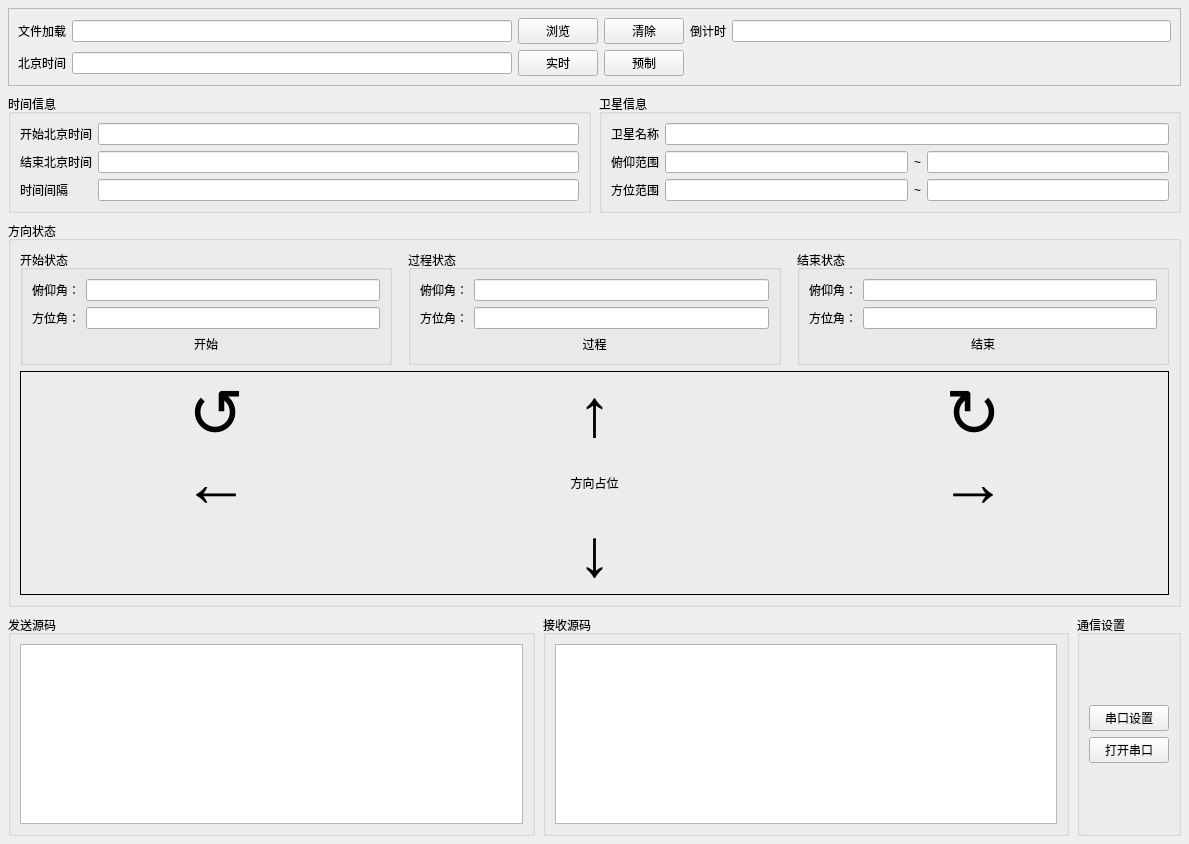
<?xml version="1.0" encoding="UTF-8"?>
<ui version="4.0">
 <class>TaskTrajectoryDisplay</class>
 <widget class="QWidget" name="TaskTrajectoryDisplay">
  <property name="geometry">
   <rect>
    <x>0</x>
    <y>0</y>
    <width>1189</width>
    <height>844</height>
   </rect>
  </property>
  <property name="windowTitle">
   <string>任务轨迹显示界面</string>
  </property>
  <layout class="QVBoxLayout" name="verticalLayoutMain">
   <property name="spacing">
    <number>8</number>
   </property>
   <property name="leftMargin">
    <number>8</number>
   </property>
   <property name="topMargin">
    <number>8</number>
   </property>
   <property name="rightMargin">
    <number>8</number>
   </property>
   <property name="bottomMargin">
    <number>8</number>
   </property>
   <item>
    <widget class="QFrame" name="frameTopControl">
     <property name="frameShape">
      <enum>QFrame::StyledPanel</enum>
     </property>
     <property name="frameShadow">
      <enum>QFrame::Raised</enum>
     </property>
     <layout class="QGridLayout" name="gridLayoutTopControl" columnstretch="0,0,0,0,0,0">
      <property name="spacing">
       <number>6</number>
      </property>
      <item row="0" column="0">
       <widget class="QLabel" name="labelFileLoad">
        <property name="text">
         <string>文件加载</string>
        </property>
       </widget>
      </item>
      <item row="0" column="1">
       <widget class="QLineEdit" name="editFilePath"/>
      </item>
      <item row="0" column="2">
       <widget class="QPushButton" name="btnBrowseFile">
        <property name="text">
         <string>浏览</string>
        </property>
       </widget>
      </item>
      <item row="0" column="3">
       <widget class="QPushButton" name="btnClearFile">
        <property name="text">
         <string>清除</string>
        </property>
       </widget>
      </item>
      <item row="0" column="4">
       <widget class="QLabel" name="labelCountdown">
        <property name="text">
         <string>倒计时</string>
        </property>
       </widget>
      </item>
      <item row="0" column="5">
       <widget class="QLineEdit" name="editCountdown">
        <property name="minimumSize">
         <size>
          <width>90</width>
          <height>0</height>
         </size>
        </property>
       </widget>
      </item>
      <item row="1" column="0">
       <widget class="QLabel" name="labelBeijingTime">
        <property name="text">
         <string>北京时间</string>
        </property>
       </widget>
      </item>
      <item row="1" column="1">
       <widget class="QLineEdit" name="editBeijingTime"/>
      </item>
      <item row="1" column="2">
       <widget class="QPushButton" name="btnRealtime">
        <property name="text">
         <string>实时</string>
        </property>
       </widget>
      </item>
      <item row="1" column="3">
       <widget class="QPushButton" name="btnPreset">
        <property name="text">
         <string>预制</string>
        </property>
       </widget>
      </item>
      <item row="1" column="4" colspan="2">
       <spacer name="horizontalSpacerTop">
        <property name="orientation">
         <enum>Qt::Horizontal</enum>
        </property>
        <property name="sizeHint" stdset="0">
         <size>
          <width>40</width>
          <height>20</height>
         </size>
        </property>
       </spacer>
      </item>
     </layout>
    </widget>
   </item>
   <item>
    <layout class="QHBoxLayout" name="horizontalLayoutInfoRow">
     <property name="spacing">
      <number>8</number>
     </property>
     <item>
      <widget class="QGroupBox" name="groupTimeInfo">
       <property name="title">
        <string>时间信息</string>
       </property>
       <layout class="QGridLayout" name="gridLayoutTimeInfo" columnstretch="0,0">
        <item row="0" column="0">
         <widget class="QLabel" name="labelStartBeijingTime">
          <property name="text">
           <string>开始北京时间</string>
          </property>
         </widget>
        </item>
        <item row="0" column="1">
         <widget class="QLineEdit" name="editStartBeijingTime"/>
        </item>
        <item row="1" column="0">
         <widget class="QLabel" name="labelEndBeijingTime">
          <property name="text">
           <string>结束北京时间</string>
          </property>
         </widget>
        </item>
        <item row="1" column="1">
         <widget class="QLineEdit" name="editEndBeijingTime"/>
        </item>
        <item row="2" column="0">
         <widget class="QLabel" name="labelTimeInterval">
          <property name="text">
           <string>时间间隔</string>
          </property>
         </widget>
        </item>
        <item row="2" column="1">
         <widget class="QLineEdit" name="editTimeInterval"/>
        </item>
       </layout>
      </widget>
     </item>
     <item>
      <widget class="QGroupBox" name="groupSatelliteInfo">
       <property name="title">
        <string>卫星信息</string>
       </property>
       <layout class="QGridLayout" name="gridLayoutSatelliteInfo" columnstretch="0,0,0,0">
        <item row="0" column="0">
         <widget class="QLabel" name="labelSatelliteName">
          <property name="text">
           <string>卫星名称</string>
          </property>
         </widget>
        </item>
        <item row="0" column="1" colspan="3">
         <widget class="QLineEdit" name="editSatelliteName"/>
        </item>
        <item row="1" column="0">
         <widget class="QLabel" name="labelPitchRange">
          <property name="text">
           <string>俯仰范围</string>
          </property>
         </widget>
        </item>
        <item row="1" column="1">
         <widget class="QLineEdit" name="editPitchRangeMin"/>
        </item>
        <item row="1" column="2">
         <widget class="QLabel" name="labelPitchRangeTo">
          <property name="text">
           <string>~</string>
          </property>
          <property name="alignment">
           <set>Qt::AlignCenter</set>
          </property>
         </widget>
        </item>
        <item row="1" column="3">
         <widget class="QLineEdit" name="editPitchRangeMax"/>
        </item>
        <item row="2" column="0">
         <widget class="QLabel" name="labelAzimuthRange">
          <property name="text">
           <string>方位范围</string>
          </property>
         </widget>
        </item>
        <item row="2" column="1">
         <widget class="QLineEdit" name="editAzimuthRangeMin"/>
        </item>
        <item row="2" column="2">
         <widget class="QLabel" name="labelAzimuthRangeTo">
          <property name="text">
           <string>~</string>
          </property>
          <property name="alignment">
           <set>Qt::AlignCenter</set>
          </property>
         </widget>
        </item>
        <item row="2" column="3">
         <widget class="QLineEdit" name="editAzimuthRangeMax"/>
        </item>
       </layout>
      </widget>
     </item>
    </layout>
   </item>
   <item>
    <widget class="QGroupBox" name="groupDirectionStatus">
     <property name="title">
      <string>方向状态</string>
     </property>
     <layout class="QVBoxLayout" name="verticalLayoutDirectionStatus">
      <item>
       <layout class="QHBoxLayout" name="horizontalLayoutStatusGroups">
        <property name="spacing">
         <number>16</number>
        </property>
        <item>
         <widget class="QGroupBox" name="groupStartStatus">
          <property name="title">
           <string>开始状态</string>
          </property>
          <layout class="QGridLayout" name="gridLayoutStartStatus">
           <item row="0" column="0">
            <widget class="QLabel" name="labelStartPitch">
             <property name="text">
              <string>俯仰角：</string>
             </property>
            </widget>
           </item>
           <item row="0" column="1">
            <widget class="QLineEdit" name="editStartPitch"/>
           </item>
           <item row="1" column="0">
            <widget class="QLabel" name="labelStartAzimuth">
             <property name="text">
              <string>方位角：</string>
             </property>
            </widget>
           </item>
           <item row="1" column="1">
            <widget class="QLineEdit" name="editStartAzimuth"/>
           </item>
           <item row="2" column="0" colspan="2">
            <widget class="QLabel" name="labelStartStateText">
             <property name="text">
              <string>开始</string>
             </property>
             <property name="alignment">
              <set>Qt::AlignCenter</set>
             </property>
            </widget>
           </item>
          </layout>
         </widget>
        </item>
        <item>
         <widget class="QGroupBox" name="groupProcessStatus">
          <property name="title">
           <string>过程状态</string>
          </property>
          <layout class="QGridLayout" name="gridLayoutProcessStatus">
           <item row="0" column="0">
            <widget class="QLabel" name="labelProcessPitch">
             <property name="text">
              <string>俯仰角：</string>
             </property>
            </widget>
           </item>
           <item row="0" column="1">
            <widget class="QLineEdit" name="editProcessPitch"/>
           </item>
           <item row="1" column="0">
            <widget class="QLabel" name="labelProcessAzimuth">
             <property name="text">
              <string>方位角：</string>
             </property>
            </widget>
           </item>
           <item row="1" column="1">
            <widget class="QLineEdit" name="editProcessAzimuth"/>
           </item>
           <item row="2" column="0" colspan="2">
            <widget class="QLabel" name="labelProcessStateText">
             <property name="text">
              <string>过程</string>
             </property>
             <property name="alignment">
              <set>Qt::AlignCenter</set>
             </property>
            </widget>
           </item>
          </layout>
         </widget>
        </item>
        <item>
         <widget class="QGroupBox" name="groupEndStatus">
          <property name="title">
           <string>结束状态</string>
          </property>
          <layout class="QGridLayout" name="gridLayoutEndStatus">
           <item row="0" column="0">
            <widget class="QLabel" name="labelEndPitch">
             <property name="text">
              <string>俯仰角：</string>
             </property>
            </widget>
           </item>
           <item row="0" column="1">
            <widget class="QLineEdit" name="editEndPitch"/>
           </item>
           <item row="1" column="0">
            <widget class="QLabel" name="labelEndAzimuth">
             <property name="text">
              <string>方位角：</string>
             </property>
            </widget>
           </item>
           <item row="1" column="1">
            <widget class="QLineEdit" name="editEndAzimuth"/>
           </item>
           <item row="2" column="0" colspan="2">
            <widget class="QLabel" name="labelEndStateText">
             <property name="text">
              <string>结束</string>
             </property>
             <property name="alignment">
              <set>Qt::AlignCenter</set>
             </property>
            </widget>
           </item>
          </layout>
         </widget>
        </item>
       </layout>
      </item>
      <item>
       <widget class="QFrame" name="directionDiagramArea">
        <property name="minimumSize">
         <size>
          <width>0</width>
          <height>150</height>
         </size>
        </property>
        <property name="frameShape">
         <enum>QFrame::Box</enum>
        </property>
        <property name="frameShadow">
         <enum>QFrame::Plain</enum>
        </property>
        <layout class="QGridLayout" name="gridLayoutDirectionArea" rowstretch="0,0,0" columnstretch="0,0,0">
         <item row="1" column="1">
          <widget class="QLabel" name="labelDirectionHint">
           <property name="text">
            <string>方向占位</string>
           </property>
           <property name="alignment">
            <set>Qt::AlignCenter</set>
           </property>
          </widget>
         </item>
         <item row="0" column="2">
          <widget class="QLabel" name="labelArrowClockwise">
           <property name="font">
            <font>
             <pointsize>50</pointsize>
            </font>
           </property>
           <property name="styleSheet">
            <string notr="true">color: black;</string>
           </property>
           <property name="text">
            <string>↻</string>
           </property>
           <property name="alignment">
            <set>Qt::AlignCenter</set>
           </property>
          </widget>
         </item>
         <item row="0" column="0">
          <widget class="QLabel" name="labelArrowCounterClockwise">
           <property name="font">
            <font>
             <pointsize>50</pointsize>
            </font>
           </property>
           <property name="styleSheet">
            <string notr="true">color: black;</string>
           </property>
           <property name="text">
            <string>↺</string>
           </property>
           <property name="alignment">
            <set>Qt::AlignCenter</set>
           </property>
          </widget>
         </item>
         <item row="2" column="1">
          <widget class="QLabel" name="labelArrowSouth">
           <property name="font">
            <font>
             <pointsize>50</pointsize>
            </font>
           </property>
           <property name="styleSheet">
            <string notr="true">color: black;</string>
           </property>
           <property name="text">
            <string>↓</string>
           </property>
           <property name="alignment">
            <set>Qt::AlignCenter</set>
           </property>
          </widget>
         </item>
         <item row="1" column="0">
          <widget class="QLabel" name="labelArrowWest">
           <property name="font">
            <font>
             <pointsize>50</pointsize>
            </font>
           </property>
           <property name="styleSheet">
            <string notr="true">color: black;</string>
           </property>
           <property name="text">
            <string>←</string>
           </property>
           <property name="alignment">
            <set>Qt::AlignCenter</set>
           </property>
          </widget>
         </item>
         <item row="0" column="1">
          <widget class="QLabel" name="labelArrowNorth">
           <property name="font">
            <font>
             <pointsize>50</pointsize>
            </font>
           </property>
           <property name="styleSheet">
            <string notr="true">color: black;</string>
           </property>
           <property name="text">
            <string>↑</string>
           </property>
           <property name="alignment">
            <set>Qt::AlignCenter</set>
           </property>
          </widget>
         </item>
         <item row="1" column="2">
          <widget class="QLabel" name="labelArrowEast">
           <property name="font">
            <font>
             <pointsize>50</pointsize>
            </font>
           </property>
           <property name="styleSheet">
            <string notr="true">color: black;</string>
           </property>
           <property name="text">
            <string>→</string>
           </property>
           <property name="alignment">
            <set>Qt::AlignCenter</set>
           </property>
          </widget>
         </item>
        </layout>
       </widget>
      </item>
     </layout>
    </widget>
   </item>
   <item>
    <layout class="QHBoxLayout" name="horizontalLayoutBottom">
     <property name="spacing">
      <number>8</number>
     </property>
     <item>
      <widget class="QGroupBox" name="groupSendSource">
       <property name="title">
        <string>发送源码</string>
       </property>
       <layout class="QVBoxLayout" name="verticalLayoutSendSource">
        <item>
         <widget class="QTextBrowser" name="textBrowserSendSource">
          <property name="minimumSize">
           <size>
            <width>0</width>
            <height>180</height>
           </size>
          </property>
         </widget>
        </item>
       </layout>
      </widget>
     </item>
     <item>
      <widget class="QGroupBox" name="groupRecvSource">
       <property name="title">
        <string>接收源码</string>
       </property>
       <layout class="QVBoxLayout" name="verticalLayoutRecvSource">
        <item>
         <widget class="QTextBrowser" name="textBrowserRecvSource">
          <property name="minimumSize">
           <size>
            <width>0</width>
            <height>180</height>
           </size>
          </property>
         </widget>
        </item>
       </layout>
      </widget>
     </item>
     <item>
      <widget class="QGroupBox" name="groupCommunication">
       <property name="title">
        <string>通信设置</string>
       </property>
       <layout class="QVBoxLayout" name="verticalLayoutCommunication">
        <item>
         <spacer name="verticalSpacerCommTop">
          <property name="orientation">
           <enum>Qt::Vertical</enum>
          </property>
          <property name="sizeHint" stdset="0">
           <size>
            <width>20</width>
            <height>20</height>
           </size>
          </property>
         </spacer>
        </item>
        <item>
         <widget class="QPushButton" name="btnSerialConfig">
          <property name="text">
           <string>串口设置</string>
          </property>
         </widget>
        </item>
        <item>
         <widget class="QPushButton" name="btnOpenSerial">
          <property name="text">
           <string>打开串口</string>
          </property>
         </widget>
        </item>
        <item>
         <spacer name="verticalSpacerCommBottom">
          <property name="orientation">
           <enum>Qt::Vertical</enum>
          </property>
          <property name="sizeHint" stdset="0">
           <size>
            <width>20</width>
            <height>40</height>
           </size>
          </property>
         </spacer>
        </item>
       </layout>
      </widget>
     </item>
    </layout>
   </item>
  </layout>
 </widget>
 <resources/>
 <connections/>
</ui>
